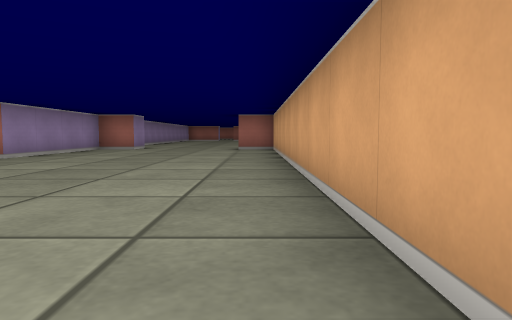
view 1 (above)

24 first-person views from a walk through a cub3D maze. The camera is about half as high as the walls, tilts 4° down and sees 70° across. The floor is counted in squares. Each view is taken from the middle of a square. On the plan, view 1 faces up. The plan holds only what a view shows up to about 9 squares ahead; the rest is blank.

view 2
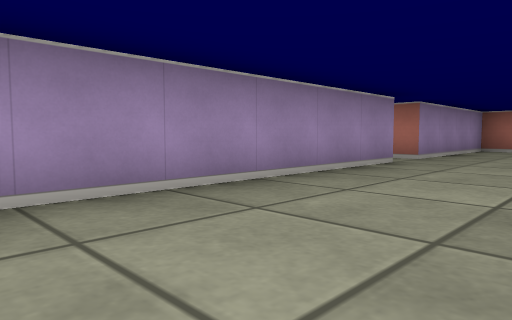

view 3
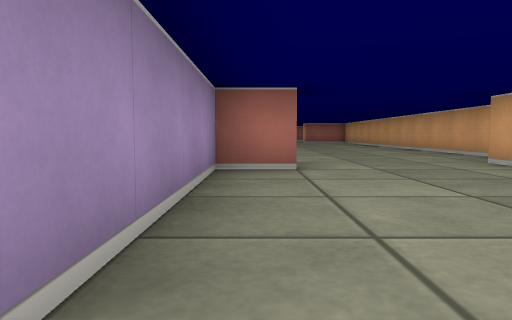

view 4
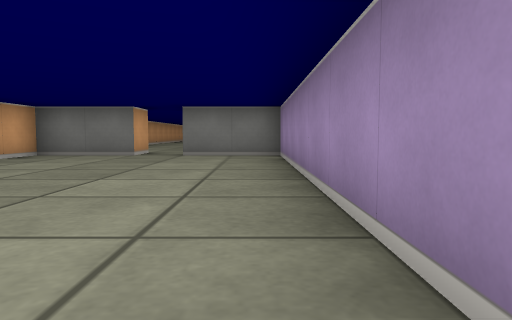

view 5
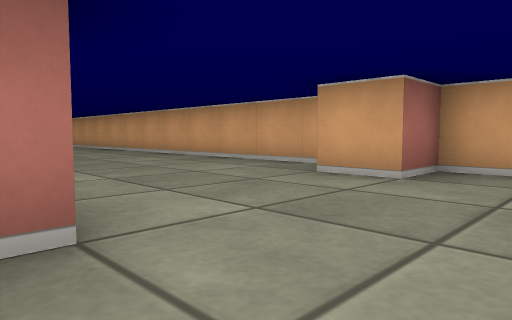

view 6
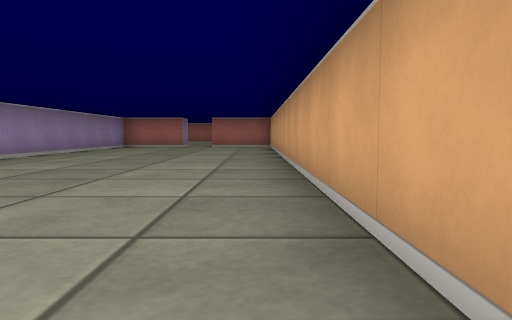

view 7
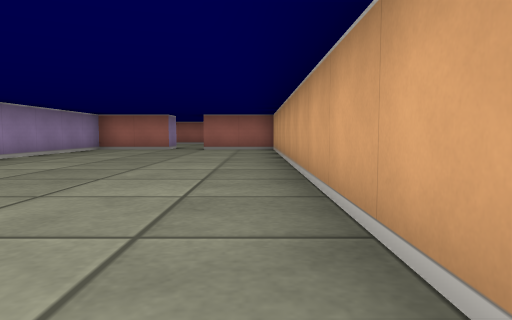

view 8
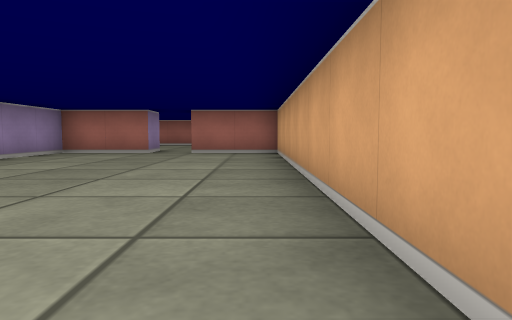

view 9
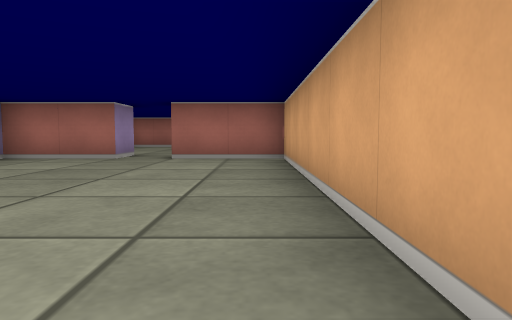

view 10
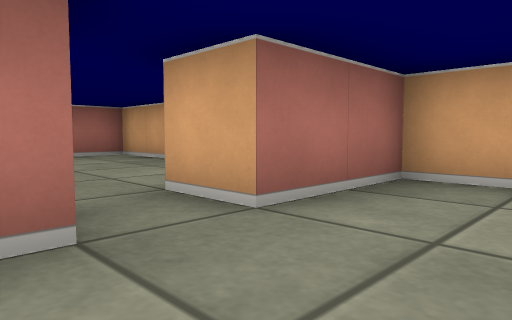

view 11
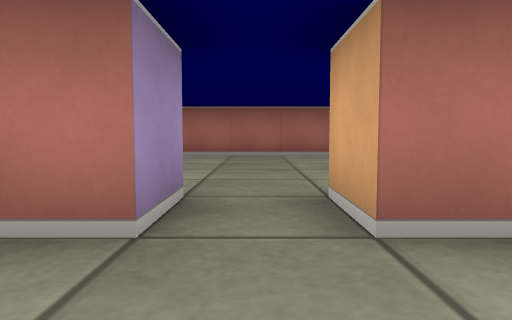

view 12
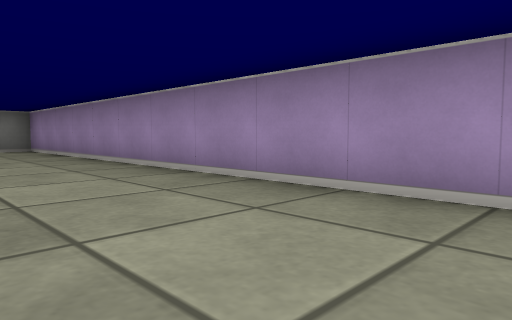

view 13
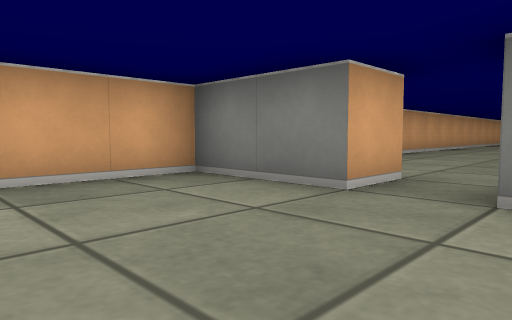

view 14
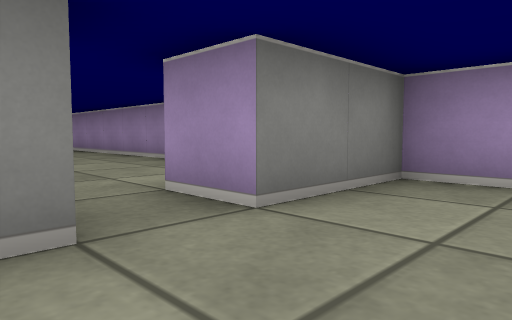

view 15
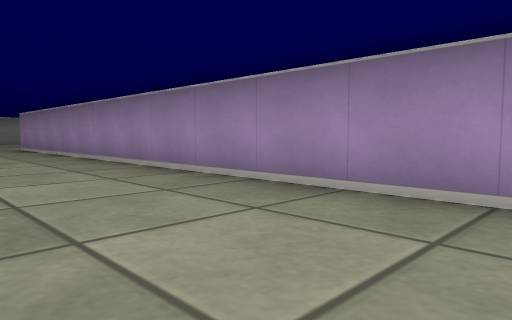

view 16
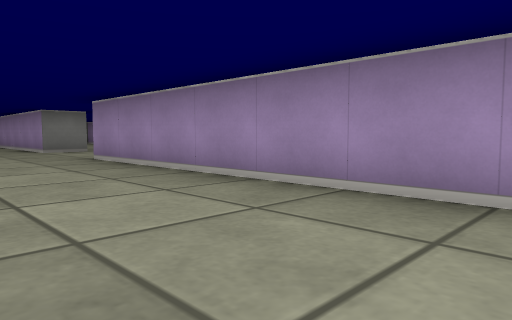

view 17
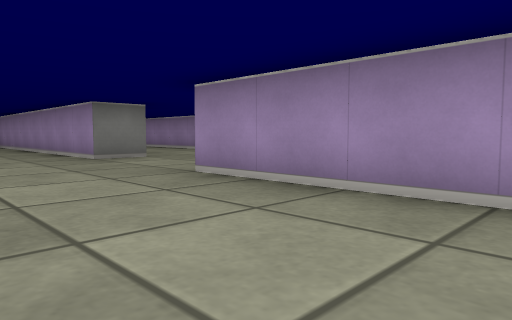

view 18
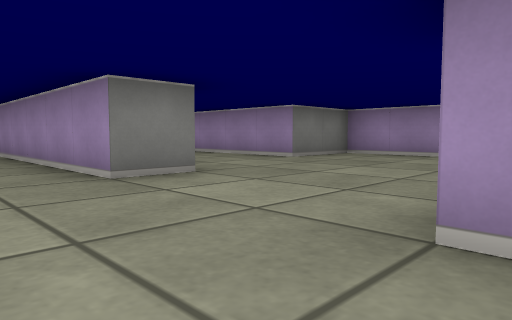

view 19
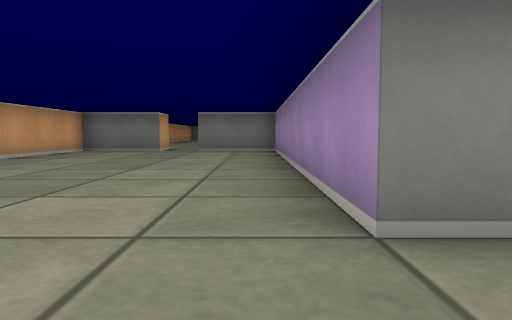

view 20
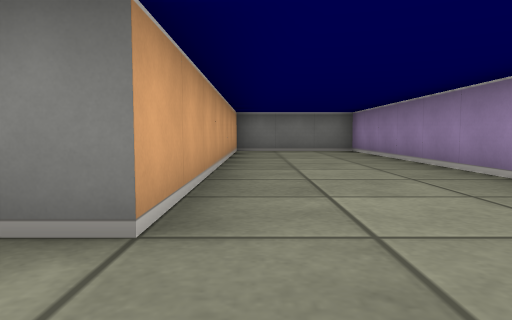

view 21
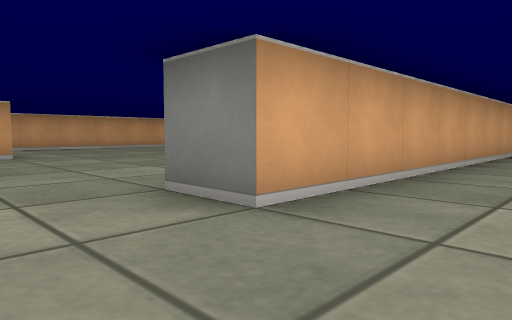

view 22
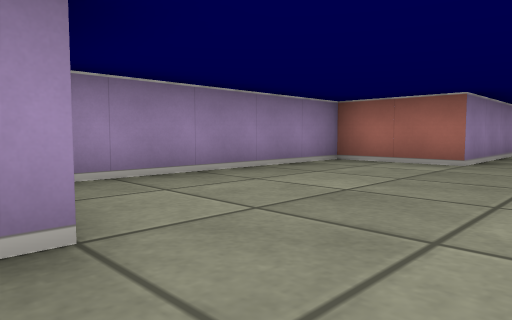

view 23
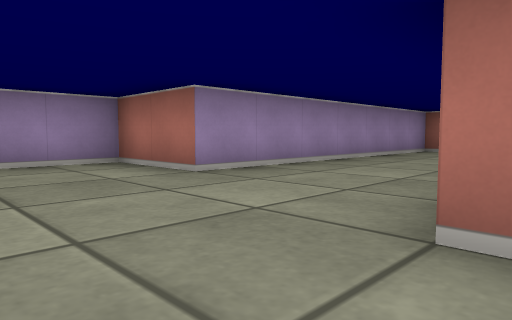

view 24
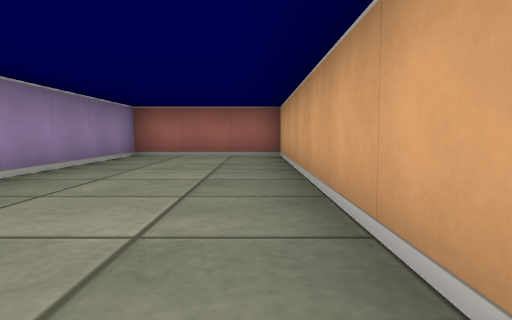

### Floor plan
Points are (right, up) in squares from view 1. A wall is a line through its corners. A room is listed if a view was taken in it or the views show most of it. See-through windows are left out.
Room 1 (views 1, 2, 3, 4, 5, 6, 7, 8, 9, 10, 11, 12, 13, 14)
walls: (-3.4, 10.5) (-4.5, 10.5) (-4.5, 6.5) (-5, 6.5); (0.5, 12.1) (0.5, 24.5) (-1.5, 24.5); (-4.5, 5.6) (-4.5, -3.5) (-2.5, -3.5); (0.5, 0.6) (0.5, 10.5) (-0.5, 10.5) (-0.5, 11.5); (-1.5, -3.5) (0.5, -3.5) (0.5, -1.5); (-2.5, 24.5) (-4.5, 24.5) (-4.5, 11.5) (-3.8, 11.5)
ways out: opening at (-2, -4) to room 2; opening at (-2, 25)
Room 2 (views 15, 16, 17, 18, 19, 20, 21, 22, 23, 24)
walls: (-5.5, -16.4) (-5.5, -9.5) (-8.5, -9.5) (-8.5, -16.5) (-10.5, -16.5) (-10.5, -21.5) (-8.5, -21.5) (-8.5, -28); (0.5, -10.4) (0.5, -9.1); (0.5, -28.1) (0.5, -25.4); (-5.5, -27.9) (-5.5, -20.5) (-4.5, -20.5) (-4.5, -27.8); (-4.5, -6.4) (-4.5, -17.5); (-1.5, -4.6) (-1.5, -3.5); (-2.5, -3.5) (-2.5, -4.5)
ways out: opening at (-2, -4) to room 1

Positions as (right, up) in squares from view 1, and headings:
1: (0, 0), facing up
2: (-2, 0), facing up-left
3: (-4, 6), facing up
4: (-4, 4), facing down
5: (-4, 9), facing up-right
6: (0, 12), facing up
7: (0, 14), facing up
8: (0, 16), facing up
9: (0, 18), facing up
10: (-3, 23), facing up-right
11: (-2, 23), facing up
12: (-2, 22), facing down-left
13: (-3, -1), facing down-right
14: (-1, -2), facing down-left
15: (-2, -6), facing down-left
16: (-2, -11), facing down-left
17: (-2, -14), facing down-left
18: (-3, -17), facing down-left
19: (-4, -19), facing down
20: (-6, -19), facing down
21: (-7, -19), facing down-right
22: (-7, -22), facing up-left
23: (-5, -19), facing up-left
24: (-6, -17), facing up
